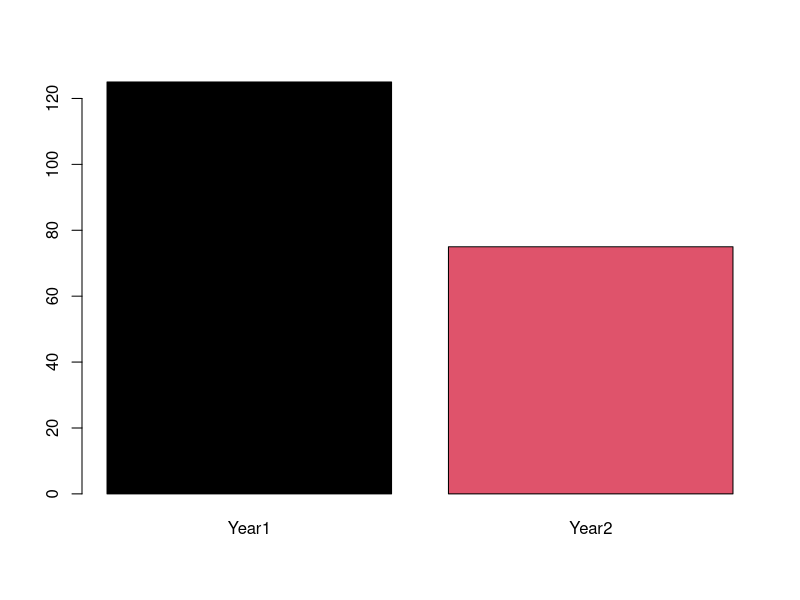
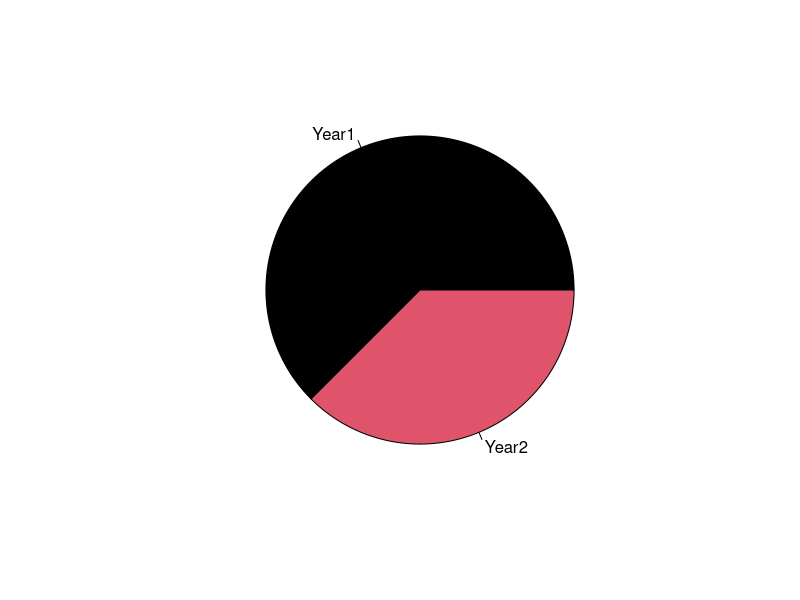
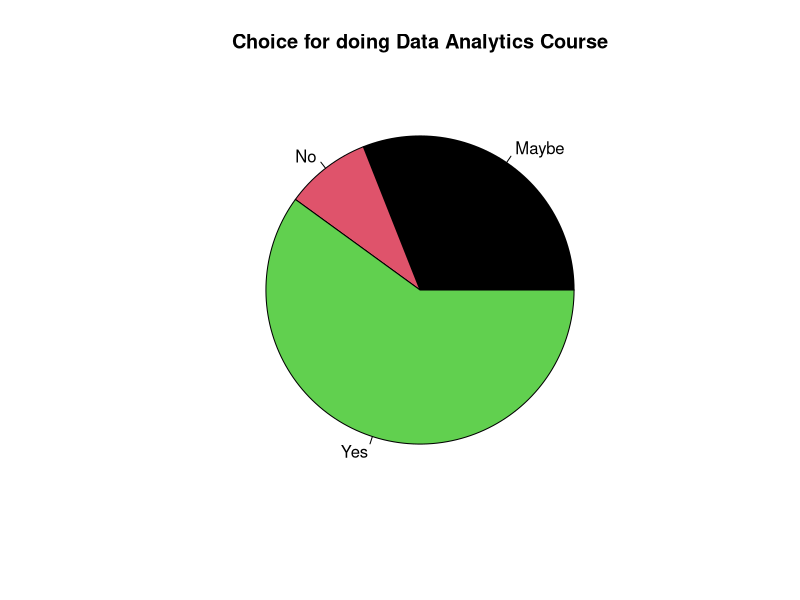

Write the R code that produced these figures, in order. (Note: this script raises an error after producing the figures.)
#case - Visualisation

#libraries
library(dplyr)
library(ggplot2)
library(reshape2)

#MBA students from 2 year course, each has 2 sections; two Genders, 
#Profile of Students
n=200
(rollno = 101:(100+n))
#set.seed(100)
(gender = sample(c('M','F'), size=n, replace=T, prob=c(.6, .4)))
#set.seed(101)
(batch = sample(c('Year1','Year2'), size=n, replace=T, prob=c(.6, .4)))
#set.seed(102)
(section = sample(c('SecA','SecB'), size=n, replace=T, prob=c(.5, .5)))
#set.seed(103)
(ugcourse = sample(c('BTECH','BCOM','BA', "OTHERS"), size=n, replace=T, prob=c(.2, .3, .2, .3)))
#set.seed(104)
(ugscore = round(rnorm(100, mean=63, sd=10),0))

students = data.frame(rollno, gender, batch, section, ugcourse, ugscore)

students %>% group_by(batch) %>% tally() #s1
students %>% group_by(batch, gender) %>% tally() #s2
students %>% group_by(batch, section) %>% tally() #s3
students %>% group_by(batch, section, gender) %>% tally() #s4
students %>% group_by(batch, ugcourse) %>% tally() #s5
(s6 <- students %>% group_by(batch, section, gender, ugcourse) %>% summarise(meanUGscore = mean(ugscore, na.rm=T))) #s6



#data1
#Survey was conducted to take view of Student as to level of the knowledge they had on Data Analytics
ratings = c('Excellent','VeryGood', 'Good','Satisfactory', 'Poor')
rev(ratings)
(fratings = factor(x=ratings, ordered=T, levels=rev(ratings)))
#set.seed(123)
(klevels1 = sample(fratings, size=n, replace=T, prob=c(.02, .1, .2,.48,.2)))
table(klevels1)

#Qs asked as to how many wanted to learn Data Analytics so that a central programme could be conducted
#set.seed(123)
(learnDA = sample(c('Yes','No', 'Maybe'), size=n, replace=T, prob=c(.6, .1,.3)))

#A online quiz was conducted to assess the knowledge, it was planned that same/similar test be conducted if the training was conducted to see the improvement: prior-test results were as follows
(prob1 = c(.2, .395, rep(.075,4), rep(.025,4),0.005)); sum(prob1); length(prob1)
#set.seed(123)
(priorTest = sample(x=0:10, size=n, replace=T, prob=prob1))
table(priorTest)

#should the course be conducted if it is important for MBA Students ?????

#Half way through Qs was asked and similar quiz test was conducted with a feedback to know student satisfaction
(prob2 = c(.05, .09, rep(.09,4), rep(.1,4),0.1)); sum(prob2); length(prob2)
#set.seed(123)
(midTest = sample(x=0:10, size=n, replace=T, prob=prob2))
table(midTest)

#End of the course quiz and feedback was collected
(prob3 = c(.0005, .005, rep(.05,4), rep(.14,4),0.2345)); sum(prob3); length(prob3)
#set.seed(123)
(endTest = sample(x=0:10, size=n, replace=T, prob=prob3))
table(endTest)
#ratings of knowledge 
fratings
#set.seed(123)
(klevels2 = sample(fratings, size=n, replace=T, prob=c(.3, .3, .24,.15,.01)))
table(klevels2)

#how does institution and student feel about the program
dscourse = data.frame(rollno, klevels1, klevels2, learnDA, priorTest, midTest, endTest)
head(dscourse)

#more analysis - gender wise
#end ----------------------------------------------------
#graphs
students
str(students)
dscourse
studentsDScourse = merge(students, dscourse)  #merge two data
head(studentsDScourse)
str(studentsDScourse)

#visualise the profile
#baseplot
(g1a <- barplot(table(students$batch), col=1:2))
(g1b <- pie(table(students$batch), col=1:2))
(g1c <- pie(table(studentsDScourse$learnDA), col=1:3, main='Choice for doing Data Analytics Course'))
(g1d <- hist(studentDScourse$priorTest))
(g1e <- hist(studentDScourse$priorTest, breaks=5, col=1:5))


#ggplot

(g2a <- ggplot(students, aes(x=batch, fill=section)) + stat_count( geom = "bar") + geom_text(stat='count', aes(label=..count..), vjust=-1, position = 'stack')  +  ggtitle("Number of Students : Year | Section" ))

(g2b <- ggplot(students, aes(x=ugcourse, fill=gender)) + stat_count( geom = "bar", show.legend = T) + facet_grid(batch ~ section) +  ggtitle("Number of Students : UG Course(Prior) | Section" ) + geom_text(stat='count', aes(label=..count..), vjust=0, position = 'stack'))

(g2c <- ggplot(students, aes(x=ugcourse, fill=gender)) + stat_count( geom = "bar", show.legend = T, position=position_dodge2(.8, preserve = "single")) + facet_grid(batch ~ section) + geom_text(stat='count', aes(label=..count..), vjust=-1, position = position_dodge2(.8)))

head(s6)
(g2d <- ggplot(s6, aes(x=ugcourse, fill=gender, y=meanUGscore)) + geom_bar(stat='identity', position=position_dodge2(.7, preserve = "single")) + facet_grid(batch ~ section) + ggtitle('Mean UG Score : Year - Section | Gender wise') + geom_text(aes(label=round(meanUGscore,0), y=meanUGscore), vjust=-1, position = position_dodge2(.8)))
#mean UG Scores : Year - Section | Gender wise

#Stage-1 : Before Course
bc =c('learnDA', 'klevels1', 'priorTest')
profile = c('batch','section','gender','ugcourse')
head(studentsDScourse[,c('rollno', profile, bc)])
(g2a <- ggplot(studentsDScourse, aes(x=klevels1, fill=learnDA)) + stat_count( geom = "bar",position=position_dodge2(.7, preserve = "single")) + geom_text(stat='count', aes(label=..count..), vjust=-1, position= position_dodge2(.7, preserve = 'single')) +  facet_grid(batch ~ section) + ggtitle('Students with Different Knowledge Levels Wanting to Learning Data Analyitcs \n Knowledge Levels vs Count | Batch vs Sections')  + ylim(c(0,20))  + guides(ylab='Count') + labs(fill='Student Choice') + xlab("Knowledge Levels"))

(g2b <- ggplot(studentsDScourse, aes(x=klevels1, fill=learnDA)) + stat_count( geom = "bar", position=position_dodge2(.7, preserve = "single")) + geom_text(stat='count', aes(label=..count..), vjust=-1, position= position_dodge2(.7, preserve = 'single')) +  facet_grid(batch + section  ~ gender) + ylim(c(0,15)) + labs(fill='Student Choice') + ggtitle('Students with Different Knowledge Levels Wanting to Learning Data Analyitcs \n Knowledge Levels vs Count | Batch vs Sections vs Gender') + theme(legend.position = 'top',legend.direction = "horizontal") + scale_fill_manual(values=c("blue", "red", "green")) + xlab("Knowledge Levels"))

#---
(g2c <- ggplot(studentsDScourse, aes(x=learnDA, fill=learnDA)) + stat_count( geom = "bar", position=position_dodge2(.7, preserve = "single")) + geom_text(stat='count', aes(label=..count..), vjust=-1, position= position_dodge2(.7, preserve = 'single')) + labs(title='Total Summary of Choices for DS Coursees'))

#see the prior test score - histogram
(g3a <- ggplot(studentsDScourse, aes(x=priorTest)) + geom_histogram(position="identity", fill="blue", color='black', alpha=0.2, bins = 10) +  facet_grid(batch ~ section) + ggtitle("Test Scores prior to Course : Score vs Count | Batch vs Section") + xlab('Test Score from 10') )

#using stat_bin and labels
(g3b <- ggplot(studentsDScourse, aes(x=priorTest)) +   stat_bin(breaks=c(0,2,4,6,8,10), fill='green', color='red') + stat_bin(breaks=c(0,2,4,6,8,10), geom='text', aes(label=..count..), pad=T) +  facet_grid(batch ~ section) + ggtitle("Test Scores prior to Course : Score vs Count | Batch vs Section") + xlab('Test Score from 10') )

(g3b <- ggplot(studentsDScourse, aes(x=priorTest)) +   stat_bin(breaks=c(0,2,4,6,8,10), fill='green', color='red', closed='left') + stat_bin(breaks=c(0,2,4,6,8,10), geom='text', aes(label=..count..), pad=T) +  facet_grid(ugcourse ~ batch) + ggtitle("Test Scores prior to Course : Score vs Count | Batch vs Section") + xlab('Test Score from 10') )

#Course in 
options(digit=2)
(g3c <- ggplot(studentsDScourse, aes(x= priorTest)) +   geom_bar(aes(y = ..prop.., ), stat="count", fill='green', colour='red', alpha=.5 ) +  geom_text(aes(label = scales::percent(..prop..,2), y= ..prop..), stat= "count", vjust = -.5) + ggtitle("Test Scores prior to Course : Score vs Count | Batch vs Section") +  facet_grid(batch ~ section) + scale_y_continuous(name="Percentage of Students", labels=scales::percent_format(accuracy=1), limits =c(0,.6)) + xlab('Test Score from 10'))
#ggsave("hist.png", p, height=4, width=6, dpi=150) #save last graph

#Institute feels that everyone should do the course and the course should be made part of the curriculum with graded subject
#Huge demand of Data Analytics, Present skill level of student is below average


#training is conducted. Interim test is taken and a final test to assess the learning in Data Analytics
names(studentsDScourse)
tests = c('priorTest', 'midTest', 'endTest')
profile

studentsScore = studentsDScourse[, c('rollno', profile, tests)]
melt1 <- melt(studentsScore, id.vars = c('rollno',profile))
head(melt1); dim(melt1)
table(melt1$variable)
(mu <- melt1 %>% group_by(variable) %>% summarise(mscore = mean(value, na.rm=T)))
breaks1=c(0,2,4,6,8)
(g4a <- ggplot(data=melt1, aes(x=value)) +  stat_bin(aes(fill=variable), breaks=breaks1, color='red') + stat_bin(breaks=breaks1, geom='text', aes(label=..count..), pad=T)  +  facet_wrap(. ~ variable, ncol=1) + ggtitle("Test Scores prior/mid/end to Course : Score Distribution vs Count | Time Intervals ") + xlab('Test Score from 10') + geom_vline(data=mu, aes(xintercept=mscore, color=variable),  linetype="dashed") + scale_x_continuous(breaks=c(0:10)))

#+ geom_histogram(breaks=c(0,2,4,6,8,10), aes(y=..density..), alpha=0.5,  position="identity")

ggplot() +  geom_histogram(data = melt1, aes(x = value, y = ..density.., ), breaks=breaks1 ) + geom_vline(data = mu, mapping = aes(xintercept = mscore)) +  facet_wrap(. ~ variable, ncol=1) 

(g4c <- ggplot(data=melt1, aes(x=value)) +  stat_bin(aes(fill=gender), breaks=breaks1) + stat_bin(breaks=breaks1, geom='text', aes(label=..count..), pad=T)  +  facet_wrap(. ~ variable, ncol=1) + ggtitle("Test Scores prior/mid/end to Course : Score Distribution vs Count | Time Intervals ") + xlab('Test Score from 10') + geom_vline(data=mu, aes(xintercept=mscore, color=variable),  linetype="dashed") + scale_x_continuous(breaks=c(0:10)))

(mu2 <- melt1 %>% group_by(batch, section,variable) %>% summarise(mscore = round(mean(value, na.rm=T),1)))
(g4d <- ggplot(data=melt1, aes(x=value)) +  stat_bin(aes(fill=gender), breaks=breaks1) + stat_bin(breaks=breaks1, geom='text', aes(label=..count..), pad=T)  +  facet_grid(batch + section ~ variable) + ggtitle("Test Scores prior/mid/end to Course : Score Distribution vs Count | Time Intervals ") + xlab('Test Score from 10') + geom_vline(data=mu2, aes(xintercept=mscore),  linetype="dashed") + scale_x_continuous(breaks=c(0:10)) + geom_text(data=mu2, aes(x=mscore+.3, y=20, label=mscore), size=2))
?annotate
